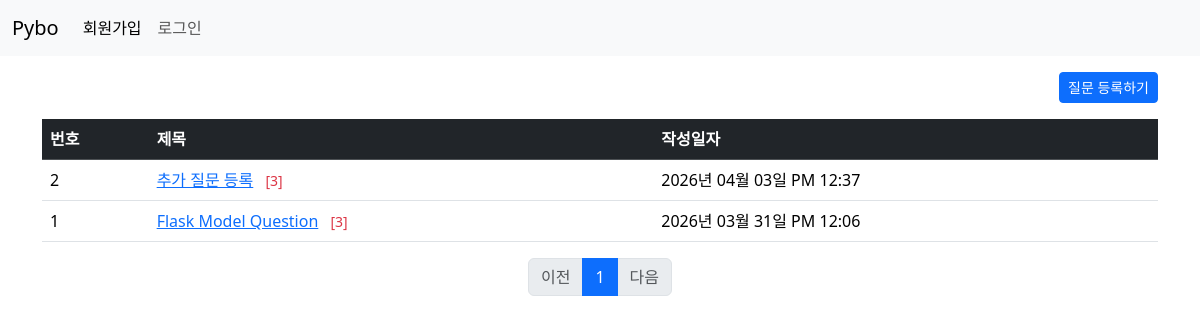
Page /question/list/ on the earlier database version.
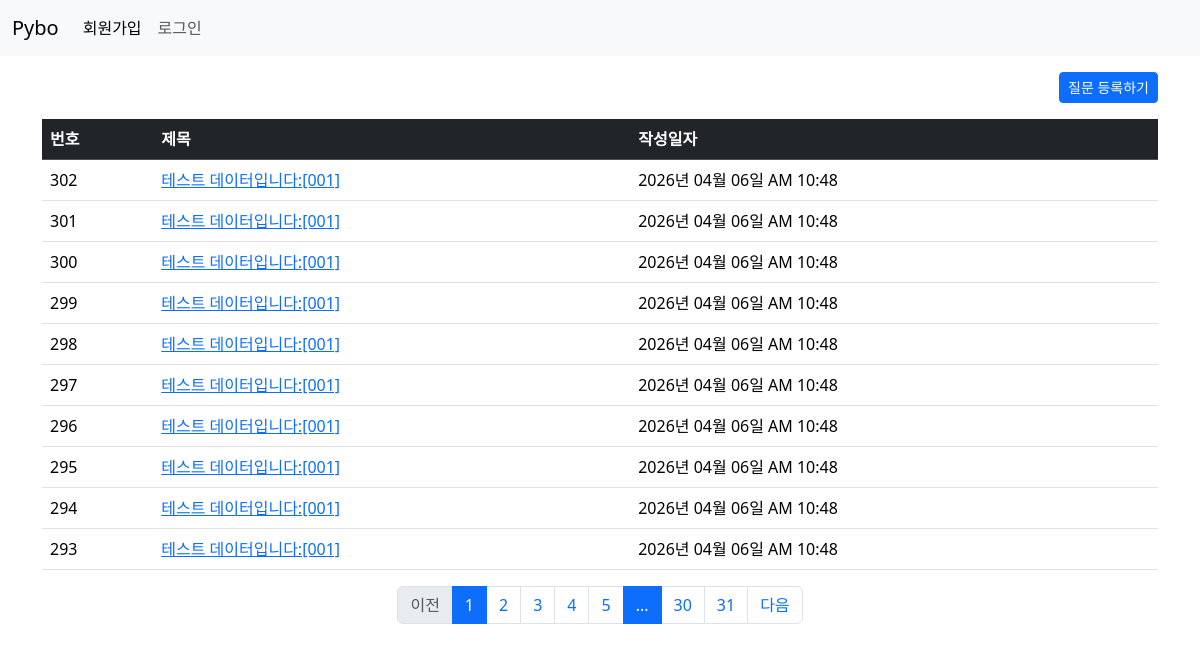
Same page on the later database version.
### pybo/models.py (models this page shows)
class Question(db.Model):
    id = db.Column(db.Integer, primary_key=True)
    subject = db.Column(db.String(200), nullable=False)
    content = db.Column(db.Text(),nullable=False)
    create_date = db.Column(db.DateTime(),nullable=False)

### pybo/views/question_views.py (the view)
@bp.route('/list/')
def _list():
    page = request.args.get('page', default=1, type=int)  # 페이지 쿼리 스트링값 가져오기
    question_list = Question.query.order_by(Question.create_date.desc())
    question_list = question_list.paginate(page=page, per_page=10)  # 한 페이지에 보여야할 개수
    return render_template('question/question_list.html', question_list=question_list)

### pybo/filter.py (called while the page is built)
def  format_datetime(value, fmt='%Y년 %m월 %d일 %p %I:%M'):
    return value.strftime(fmt)

### pybo/templates/question/question_list.html
{% extends 'base.html' %}
{% block content %}
    <div class="container my-3">
        <div class="d-flex justify-content-end mb-3">
          <a href="{{ url_for('question.create') }} "class="btn btn-primary btn-sm">질문 등록하기</a>
        </div>
        <table class="table table-hover">
            <thead>
                <tr class="table-dark">
                    <th>번호</th>
                    <th>제목</th>
                    <th>작성일자</th>
                </tr>
            </thead>
            <tbody>
            {% if question_list %}
            {% for question in question_list.items %}
            <tr>
                <td>{{ question_list.total - (question_list.page -1) * question_list.per_page - loop.index0 }}</td>
                <td>
                    <a href="{{ url_for('question.detail', question_id=question.id) }}">{{ question.subject }}</a>
                    {% if question.answer_set | length > 0 %}
                    <span class="text-danger small mx-2">[{{ question.answer_set | length }}]</span>
                    {% endif %}
                </td>
                <td>{{ question.create_date | datetime }}</td>
            </tr>
            {% endfor %}
            {% else %}
            <tr>
                <td colspan="3">질문이 없습니다.</td>
            </tr>
            {% endif %}
            </tbody>
        </table>
        <nav aria-label="Page navigation example">
  <ul class="pagination justify-content-center">
    {% if question_list.has_prev %}
    <li class="page-item">
        <a class="page-link" href="?page={{ question_list.prev_num }}">이전</a>
    </li>
      {% else %}
          <li class="page-item disabled">
        <a class="page-link" href="javascript:void(0)">이전</a>
      {% endif%}
      {% for page_num in question_list.iter_pages() %}
      {% if page_num %}
      {% if page_num != question_list.page %}
       <li class="page-item"><a class="page-link" href="?page={{ page_num }}">{{ page_num }}</a>
  </li>
      {% else %}
          <li class="page-item active">
        <a class="page-link" href="javascript:void(0)">{{ page_num}}</a>
      {% endif %}
      {% else %}
      <li class="page-item active">
      <a class="page-link" href="javascript:void(0)">...</a>
      {% endif %}
      {% endfor %}
      {% if question_list.has_next %}
    <li class="page-item">
        <a class="page-link" href="?page={{ question_list.next_num }}">다음</a>
    </li>
      {% else %}
       <li class="page-item disabled">
        <a class="page-link" href="javascript:void(0)">다음</a>
      {% endif %}
  </ul>
</nav>
    </div>
{% endblock %}

### pybo/templates/base.html (shortened to what this page needs)
<!DOCTYPE html>
<html lang="en">
<head>
    <link rel="stylesheet" href="https://cdn.jsdelivr.net/npm/bootstrap@5.3.8/dist/css/bootstrap.min.css">
     <link rel="stylesheet" href="{{ url_for('static', filename='style.css') }}">
</head>
<body>
    {% include 'navbar.html'%}
{% block content %}
{% endblock %}
</body>
</html>

### pybo/templates/navbar.html (shortened to what this page needs)
<nav class="navbar navbar-expand-md bg-body-tertiary">
  <div class="container-fluid">
    <a class="navbar-brand" href="{{ url_for('main.index') }}">Pybo</a>
    <div class="collapse navbar-collapse" id="navbarNav">
      <ul class="navbar-nav">
        <li class="nav-item">
          <a class="nav-link active" aria-current="page" href="#">회원가입</a>
        </li>
        <li class="nav-item">
          <a class="nav-link" href="#">로그인</a>
        </li>
      </ul>
    </div>
  </div>
</nav>

Differences in the rows shown:
no longer on this page (row unchanged): Question: total "2", subject "추가 질문 등록", answer_set|length "3", create_date "2026년 04월 03일 PM 12:37"
no longer on this page (row unchanged): Question: total "1", subject "Flask Model Question", answer_set|length "3", create_date "2026년 03월 31일 PM 12:06"
added Question: total "302", subject "테스트 데이터입니다:[001]", create_date "2026년 04월 06일 AM 10:48"
added Question: total "301", subject "테스트 데이터입니다:[001]", create_date "2026년 04월 06일 AM 10:48"
added Question: total "300", subject "테스트 데이터입니다:[001]", create_date "2026년 04월 06일 AM 10:48"
added Question: total "299", subject "테스트 데이터입니다:[001]", create_date "2026년 04월 06일 AM 10:48"
added Question: total "298", subject "테스트 데이터입니다:[001]", create_date "2026년 04월 06일 AM 10:48"
added Question: total "297", subject "테스트 데이터입니다:[001]", create_date "2026년 04월 06일 AM 10:48"
added Question: total "296", subject "테스트 데이터입니다:[001]", create_date "2026년 04월 06일 AM 10:48"
added Question: total "295", subject "테스트 데이터입니다:[001]", create_date "2026년 04월 06일 AM 10:48"
added Question: total "294", subject "테스트 데이터입니다:[001]", create_date "2026년 04월 06일 AM 10:48"
added Question: total "293", subject "테스트 데이터입니다:[001]", create_date "2026년 04월 06일 AM 10:48"
Other differences:
new list line: "2"
new list line: "3"
new list line: "4"
new list line: "5"
new list line: "30"
new list line: "31"
